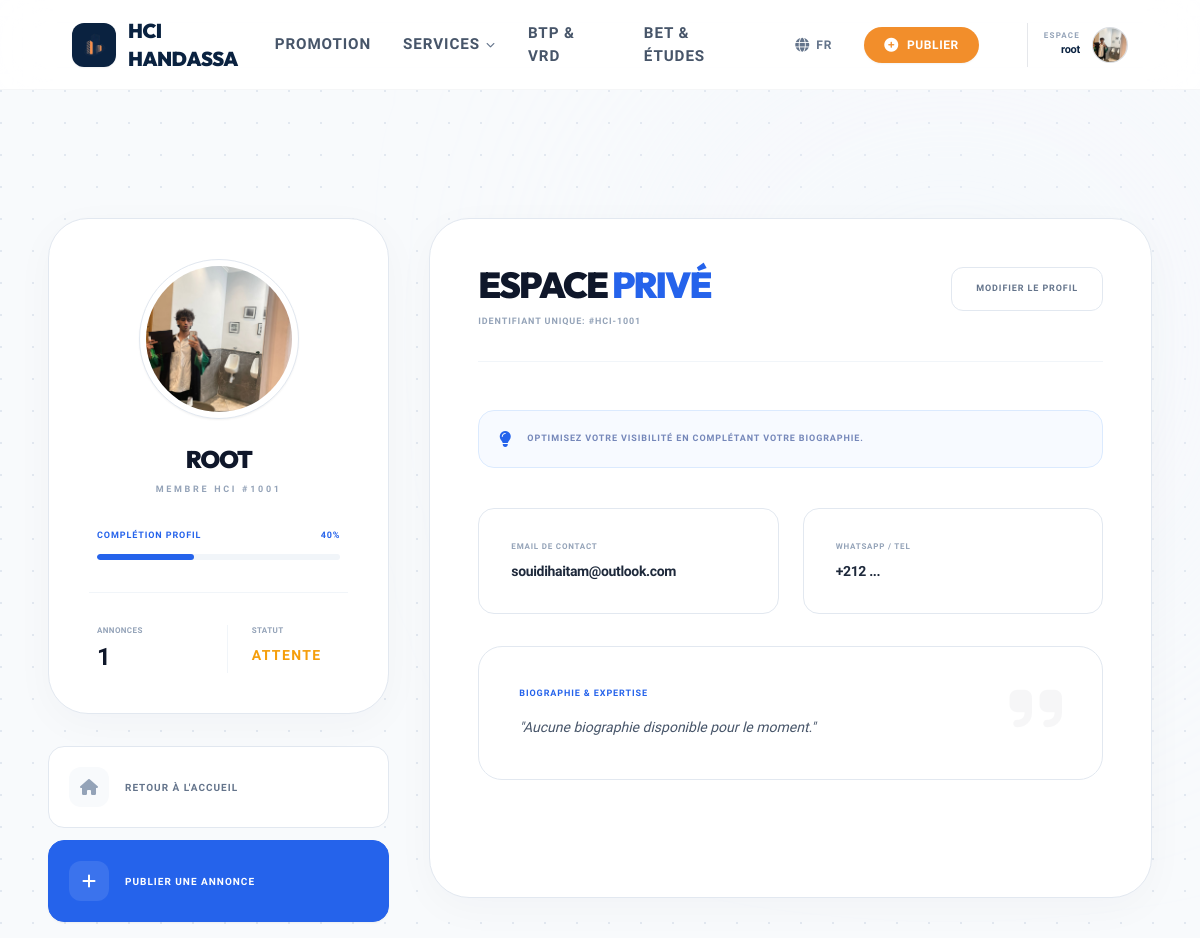
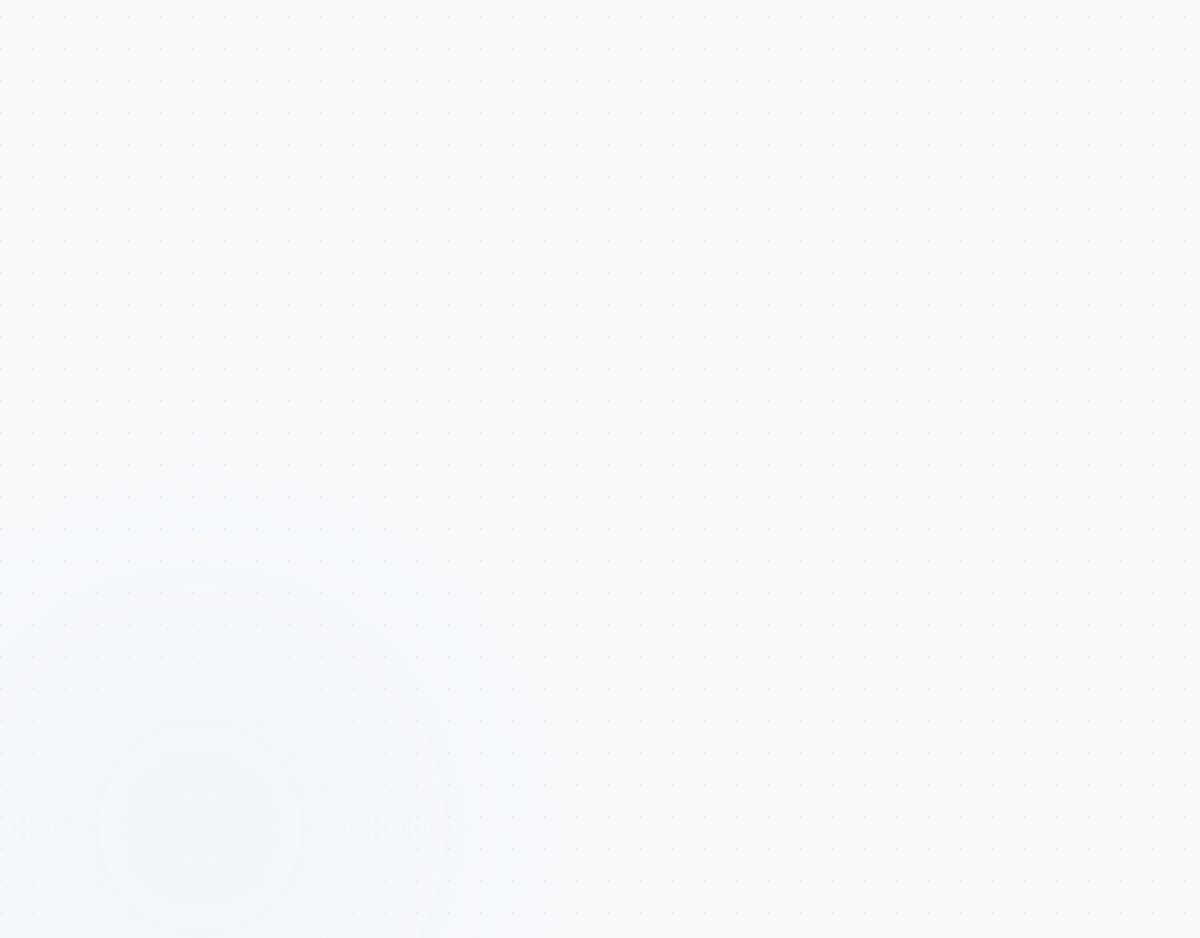
/fr/profile/ (signed in), run on the app's committed database (2 pictures, top to bottom).
### management/models.py (models this page shows, shortened)
class Profile(models.Model):
    user = models.OneToOneField(User, on_delete=models.CASCADE)
    is_approved_editor = models.BooleanField(default=False)
    phone_number = models.CharField(max_length=20, blank=True, verbose_name="Téléphone")
    image = models.ImageField(default='default.jpg', upload_to='profile_pics')
    bio = models.TextField(max_length=500, blank=True)
    user_type = models.CharField(max_length=20, choices=[
        ('client', 'Client'),
        ('partner', 'Partenaire HCI')
    ], default='client')

### management/views.py (the view, shortened to what this page needs)
# urls.py: path('profile/', views.profile_view, name='user_profile'),
@login_required
def profile_view(request):
    user = request.user
    profile, created = Profile.objects.get_or_create(user=user)
    fields_to_check = [
        user.first_name,
        user.email,
        profile.phone_number,
        profile.bio,
        profile.image
    ]
    filled_fields = [f for f in fields_to_check if f]
    completion_percentage = int((len(filled_fields) / len(fields_to_check)) * 100)
    annonce_count = Annonce.objects.filter(auteur=user).count()
    context = {
        'profile': profile,
        'completion_percentage': completion_percentage,
        'annonce_count': annonce_count
    }
    return render(request, 'management/profile.html', context)

### management/templates/management/profile.html (shortened to what this page needs)
{% extends 'management/base.html' %}
{% load static %}
{% load i18n %}
{% block content %}
<div class="dashboard-bg min-h-screen pt-32 pb-16 px-4 md:px-12 relative overflow-hidden">
    <div class="absolute bottom-0 left-0 w-[400px] h-[400px] bg-slate-100 rounded-full blur-[100px] pointer-events-none z-0"></div>
    <div class="max-w-7xl mx-auto grid grid-cols-1 lg:grid-cols-12 gap-10 relative z-10">
        <div class="lg:col-span-4 space-y-8">
            <div class="glass-panel rounded-[2.5rem] p-10 text-center relative">
                <div class="relative w-40 h-40 mx-auto mb-6">
                    <div class="w-full h-full rounded-full border border-slate-200 p-1.5 overflow-hidden bg-white shadow-sm">
                        <img id="avatar-preview" src="{% if profile.image %}{{ profile.image.url }}{% else %}{% static 'img/default-avatar.png' %}{% endif %}" class="w-full h-full object-cover rounded-full">
                    </div>
                </div>
                <h2 class="brand-font text-2xl font-black uppercase tracking-tighter text-slate-900">{{ user.username }}</h2>
                <p class="text-[9px] text-slate-400 font-black uppercase tracking-[0.3em] mt-2 mb-8">Membre HCI #{{ user.id|add:"1000" }}</p>
                <div class="space-y-3 px-2 mb-8">
                    <div class="flex justify-between text-[9px] font-black uppercase tracking-widest text-blue-600">
                        <span>Complétion Profil</span>
                        <span>{{ completion_percentage }}%</span>
                    </div>
                    <div class="w-full h-1.5 bg-slate-100 rounded-full overflow-hidden">
                        <div class="progress-fill h-full bg-blue-600 rounded-full" style="--progress: {{ completion_percentage }}%;"></div>
                    </div>
                </div>
                <div class="grid grid-cols-2 gap-4 pt-8 border-t border-slate-100">
                    <div class="text-left pl-2">
                        <p class="text-[8px] text-slate-400 uppercase font-black tracking-wider">Annonces</p>
                        <p class="text-2xl font-black text-slate-900 mt-1">{{ annonce_count|default:"0" }}</p>
                    </div>
                    <div class="text-left border-l border-slate-100 pl-6">
                        <p class="text-[8px] text-slate-400 uppercase font-black tracking-wider">Statut</p>
                        <p class="text-sm font-black uppercase tracking-widest mt-2 {% if profile.is_approved_editor %}text-emerald-600{% else %}text-amber-500{% endif %}">
                            {% if profile.is_approved_editor %}Actif{% else %}Attente{% endif %}
                        </p>
                    </div>
                </div>
            </div>
            <div class="space-y-3">
                <a href="{% url 'home' %}" class="stat-card p-5 rounded-2xl flex items-center gap-4 hover:bg-slate-50 transition-all group">
                    <div class="w-10 h-10 rounded-xl bg-slate-50 flex items-center justify-center group-hover:bg-blue-50 transition-all">
                        <i class="fa-solid fa-house text-slate-400 group-hover:text-blue-600 transition-colors"></i>
                    </div>
                    <span class="text-[10px] font-black uppercase tracking-widest text-slate-500 group-hover:text-slate-900 transition-colors">Retour à l'accueil</span>
                </a>
                <a href="{% url 'publier_annonce' %}" class="p-5 rounded-2xl flex items-center gap-4 bg-blue-600 border border-blue-600 hover:bg-slate-900 hover:border-slate-900 transition-all shadow-sm group">
                    <div class="w-10 h-10 rounded-xl bg-white/10 flex items-center justify-center">
                        <i class="fa-solid fa-plus text-white"></i>
                    </div>
                    <span class="text-[10px] font-black uppercase tracking-widest text-white">Publier une annonce</span>
                </a>
            </div>
        </div>
        <div class="lg:col-span-8">
            <div class="glass-panel rounded-[2.5rem] p-8 md:p-12 min-h-[680px] flex flex-col relative overflow-hidden">
                <div class="flex flex-col sm:flex-row justify-between items-start mb-12 gap-6 pb-8 border-b border-slate-100">
                    <div>
                        <h1 class="brand-font text-4xl font-black uppercase tracking-tighter text-slate-900 leading-none">
                            Espace <span class="text-blue-600">Privé</span>
                        </h1>
                        <p class="text-slate-400 text-[9px] mt-3 uppercase tracking-widest font-black">Identifiant Unique: #HCI-{{ user.id|add:"1000" }}</p>
                    </div>
                    <button id="toggle-edit" onclick="toggleMode()" class="btn-secondary px-6 py-3.5 rounded-xl text-[9px] font-black uppercase tracking-widest">
                        Modifier le profil
                    </button>
                </div>
                {% if completion_percentage < 100 %}
                <div id="view-tip" class="mb-10 p-5 rounded-2xl bg-blue-50/50 border border-blue-100 flex items-center gap-4">
                    <i class="fa-solid fa-lightbulb text-blue-600"></i>
                    <p class="text-[9px] font-black uppercase tracking-widest text-blue-900/60">Optimisez votre visibilité en complétant votre biographie.</p>
                </div>
                {% endif %}
                <div id="view-mode" class="space-y-8">
                    <div class="grid grid-cols-1 md:grid-cols-2 gap-6">
                        <div class="stat-card p-6 md:p-8 rounded-2xl">
                            <p class="text-[8px] font-black text-slate-400 uppercase tracking-widest mb-2">Email de contact</p>
                            <p class="text-sm font-bold text-slate-800 tracking-tight">{{ user.email|default:"Non renseigné" }}</p>
                        </div>
                        <div class="stat-card p-6 md:p-8 rounded-2xl">
                            <p class="text-[8px] font-black text-slate-400 uppercase tracking-widest mb-2">WhatsApp / Tel</p>
                            <p class="text-sm font-bold text-slate-800 tracking-tight">{{ profile.phone_number|default:"+212 ..." }}</p>
                        </div>
                    </div>
                    <div class="stat-card p-8 md:p-10 rounded-3xl relative group">
                        <div class="absolute top-8 right-10 opacity-[0.03] text-slate-900 pointer-events-none">
                            <i class="fa-solid fa-quote-right text-6xl"></i>
                        </div>
                        <p class="text-[9px] font-black text-blue-600 uppercase tracking-widest mb-4">Biographie & Expertise</p>
                        <p class="text-sm leading-relaxed text-slate-600 font-medium italic">
                            "{% if profile.bio %}{{ profile.bio }}{% else %}Aucune biographie disponible pour le moment.{% endif %}"
                        </p>
                    </div>
                </div>
            </div>
        </div>
    </div>
</div>
{% endblock %}

### management/templates/management/base.html (shortened to what this page needs)
{% load i18n %}
{% load static %}
<!DOCTYPE html>
{% get_current_language as LANGUAGE_CODE %}
<html lang="{{ LANGUAGE_CODE|default:'fr' }}" dir="{% if LANGUAGE_CODE == 'ar' %}rtl{% else %}ltr{% endif %}" class="scroll-smooth">
<head>
    <script src="https://cdn.tailwindcss.com"></script>
    <link rel="stylesheet" href="https://cdnjs.cloudflare.com/ajax/libs/font-awesome/6.4.0/css/all.min.css">
</head>
<body>
    <nav class="topbar" id="navbar">
        <div class="flex items-center gap-4">
            <a href="{% url 'home' %}" class="flex items-center gap-3 group">
                <div class="w-11 h-11 bg-[#0A2240] flex items-center justify-center rounded-xl p-2 transition-transform duration-300 group-hover:scale-105 shadow-sm">
                    <img src="{% static 'img/logo.png' %}" class="w-full h-full object-contain" alt="HCI">
                </div>
                <span class="brand-font font-black text-xl tracking-tight uppercase text-[#0A2240]">HCI Handassa</span>
            </a>
        </div>
        <div class="hidden lg:flex gap-8 items-center">
            <a href="{% url 'home' %}#promotion" class="nav-item-text">{% trans "Promotion" %}</a>
            <div class="relative group h-full flex items-center">
                <button class="nav-item-text flex items-center gap-1.5 focus:outline-none">
                    <span>{% trans "Services" %}</span>
                    <i class="fa-solid fa-chevron-down text-[9px] group-hover:rotate-180 transition-transform duration-300 text-[#64748B]"></i>
                </button>
            </div>
            <a href="{% url 'home' %}#construction" class="nav-item-text">{% trans "BTP & VRD" %}</a>
            <a href="{% url 'home' %}#expert" class="nav-item-text">{% trans "BET & Études" %}</a>
            <div class="relative group h-full flex items-center ml-2">
                <button class="nav-item-text flex items-center gap-1.5 focus:outline-none text-[#64748B]">
                    <i class="fa-solid fa-globe text-[14px]"></i>
                    <span class="text-xs font-bold">{{ LANGUAGE_CODE|upper }}</span>
                </button>
            </div>
            {% if user.is_authenticated %}
                <a href="{% url 'publier_annonce' %}" class="bg-[#F28E2B] text-white px-5 py-2 rounded-full hover:bg-[#d97d20] hover:shadow-lg transition-all font-bold text-xs uppercase tracking-wider flex items-center gap-2 shadow-sm">
                    <i class="fa-solid fa-plus-circle text-sm"></i> {% trans "Publier" %}
                </a>
                <div class="flex items-center gap-3 ml-4 pl-4 border-l border-[#0A2240]/8 relative group cursor-pointer py-1">
                    <div class="flex flex-col items-end">
                        <span class="text-[8px] text-slate-400 uppercase tracking-[0.15em] font-black">{% trans "Espace" %}</span>
                        <span class="text-[11px] text-[#0A2240] font-bold tracking-tight lowercase">{{ user.username }}</span>
                    </div>
                    <div class="w-9 h-9 rounded-full bg-[#0A2240]/5 border border-[#0A2240]/10 flex items-center justify-center hover:border-[#F28E2B] transition-all overflow-hidden">
                        {% if user.profile.image %}
                            <img src="{{ user.profile.image.url }}" class="w-full h-full object-cover">
                        {% else %}
                            <i class="fa-solid fa-user text-sm text-[#0A2240]"></i>
                        {% endif %}
                    </div>
                </div>
            {% else %}
                <a href="{% url 'signup' %}" class="bg-[#0A2240] text-white px-5 py-2.5 rounded-full pulse-btn hover:bg-[#13335c] transition-all font-bold text-xs uppercase tracking-wider shadow-md">
                    <i class="fa-solid fa-circle-user text-sm text-[#F28E2B]"></i> {% trans "Espace Membre" %}
                </a>
            {% endif %}
        </div>
    </nav>
    <div class="flex-grow pt-[90px]">
        {% block content %}{% endblock %}
    </div>
</body>
</html>

### management/templates/management/base.html (style rules this page uses)
:root { --logo-blue: #0A2240; --logo-orange: #F28E2B; --text-dark: #1E293B; --text-muted: #64748B; --light-bg: #FAFAFC; }
body { font-family: 'Plus Jakarta Sans', sans-serif; background-color: var(--light-bg); color: var(--text-dark); overflow-x: hidden; min-height: 100vh; display: flex; flex-direction: column; }
h1, h2, h3, h4, h5, h6, .brand-font { font-family: 'Outfit', sans-serif; color: var(--logo-blue); }
.topbar { position: fixed; top: 0; left: 0; right: 0; height: 90px; display: flex; align-items: center; justify-content: space-between; padding: 0 6%; z-index: 1000; background: rgba(255, 255, 255, 0.85); backdrop-filter: blur(24px); -webkit-backdrop-filter: blur(24px); border-bottom: 1px solid rgba(10, 34, 64, 0.04); transition: all 0.4s cubic-bezier(0.4, 0, 0.2, 1); }
.nav-item-text { font-size: 0.95rem; font-weight: 600; text-transform: uppercase; letter-spacing: 0.06em; color: #475569; transition: color 0.3s ease; }

### management/templates/management/profile.html (style rules this page uses)
:root { --architect-blue: #0052B4; --architect-navy: #0A2240; --architect-slate: #64748B; --architect-bg: #F8FAFC; --architect-border: #E2E8F0; }
.dashboard-bg { background-color: var(--architect-bg); background-image: radial-gradient(circle at 1px 1px, #E2E8F0 1px, transparent 0); background-size: 32px 32px; }
.glass-panel { background: #FFFFFF; border: 1px solid var(--architect-border); box-shadow: 0 10px 40px rgba(10, 34, 64, 0.03); }
.stat-card { background: #FFFFFF; border: 1px solid var(--architect-border); transition: all 0.4s cubic-bezier(0.16, 1, 0.3, 1); }
.btn-secondary { background: #FFFFFF; border: 1px solid var(--architect-border); color: var(--architect-slate); transition: all 0.3s cubic-bezier(0.16, 1, 0.3, 1); }
.progress-fill { animation: grow 1.5s ease-out forwards; }

### data on the page
Profile: image (picture), phone_number "+212 ..."

### other printed values
{{ LANGUAGE_CODE|upper }} "FR"
{{ user.username }} "root"
{{ user.username }} "ROOT"
{{ user.id|add:"1000" }} "1001"
{{ completion_percentage }} "40"
{{ annonce_count|default:"0" }} "1"
{{ user.email|default:"Non renseigné" }} "souidihaitam@outlook.com"
